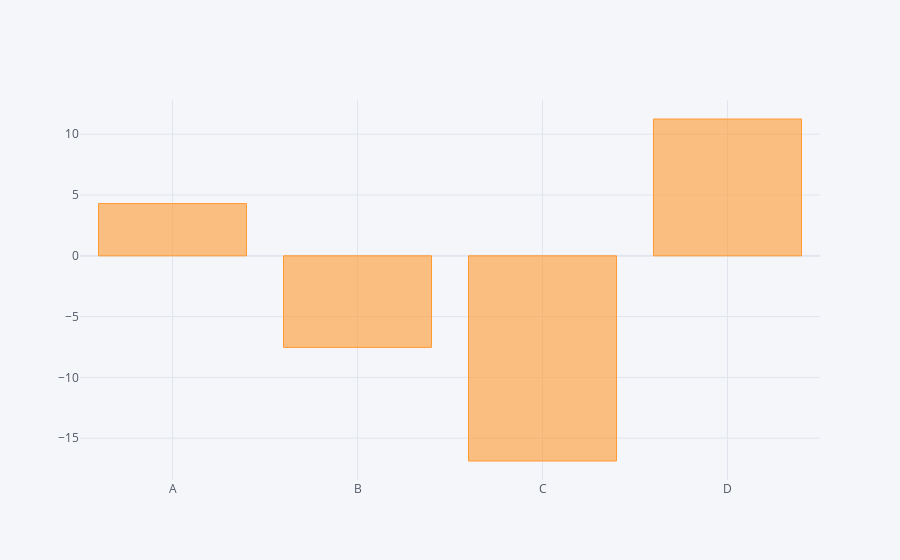

Source (notebook cell):
### Code cell
df.sum().iplot(kind='bar')

### Figure 1 — Plotly figure (JSON) as saved in the notebook; plotly's stock layout.template omitted (floating-point values rounded to 4 significant figures)
{"data": [{"marker": {"color": "rgba(255, 153, 51, 0.6)", "line": {"color": "rgba(255, 153, 51, 1.0)", "width": 1}}, "name": "None", "orientation": "v", "text": "", "type": "bar", "x": ["A", "B", "C", "D"], "y": [4.294, -7.531, -16.87, 11.25]}], "layout": {"legend": {"bgcolor": "#F5F6F9", "font": {"color": "#4D5663"}}, "paper_bgcolor": "#F5F6F9", "plot_bgcolor": "#F5F6F9", "title": {"font": {"color": "#4D5663"}}, "xaxis": {"gridcolor": "#E1E5ED", "showgrid": true, "tickfont": {"color": "#4D5663"}, "title": {"font": {"color": "#4D5663"}, "text": ""}, "zerolinecolor": "#E1E5ED"}, "yaxis": {"gridcolor": "#E1E5ED", "showgrid": true, "tickfont": {"color": "#4D5663"}, "title": {"font": {"color": "#4D5663"}, "text": ""}, "zerolinecolor": "#E1E5ED"}}}
